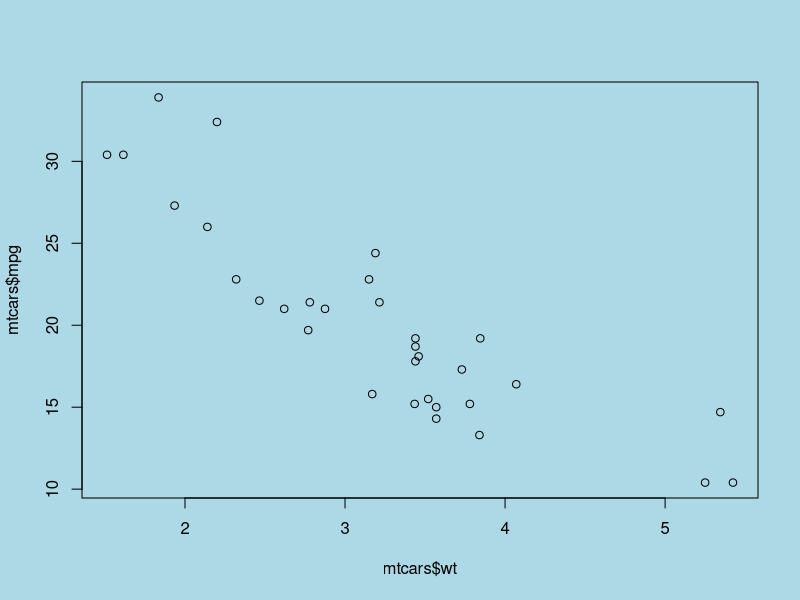
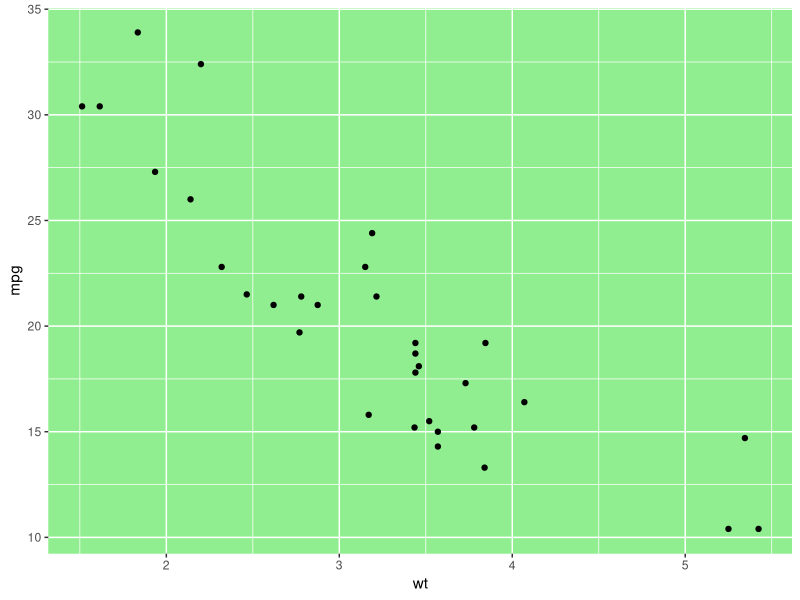
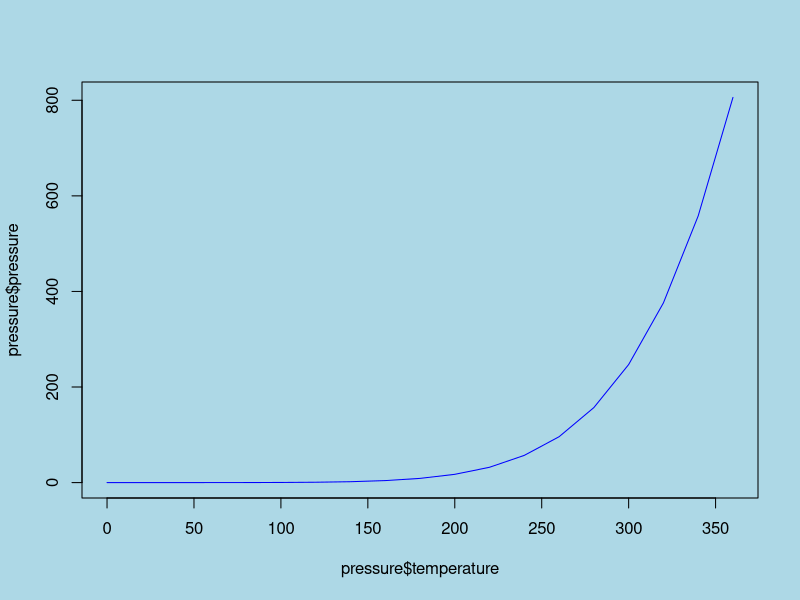
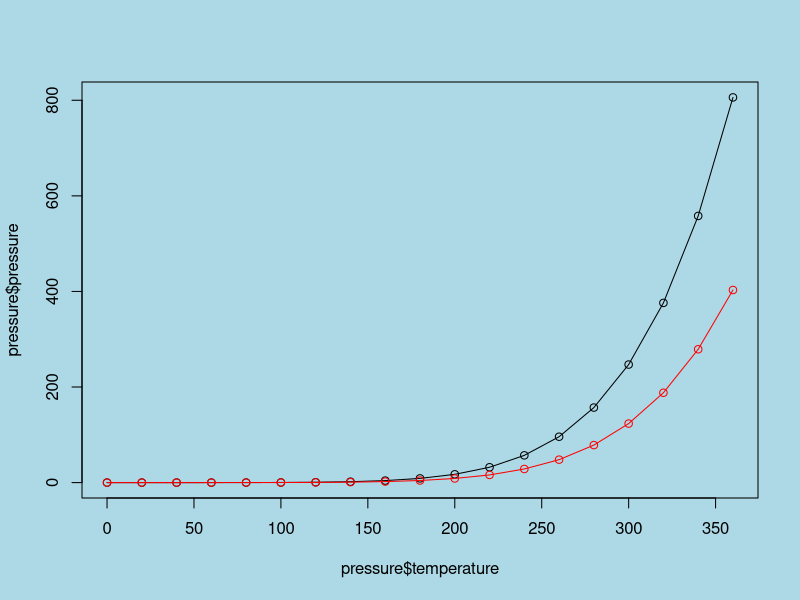
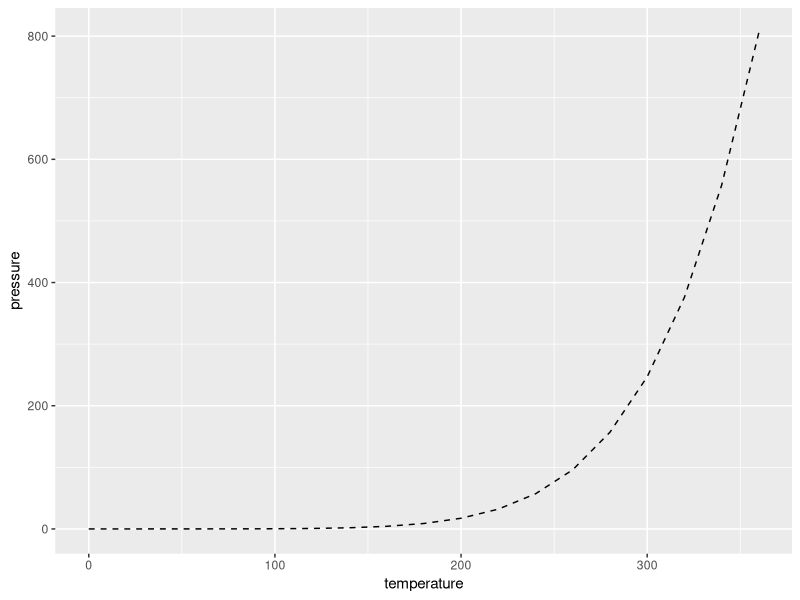
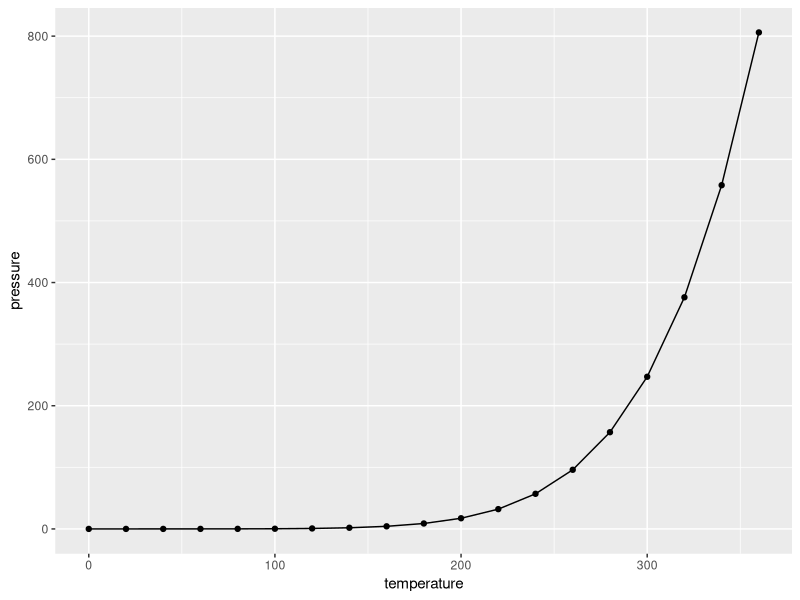
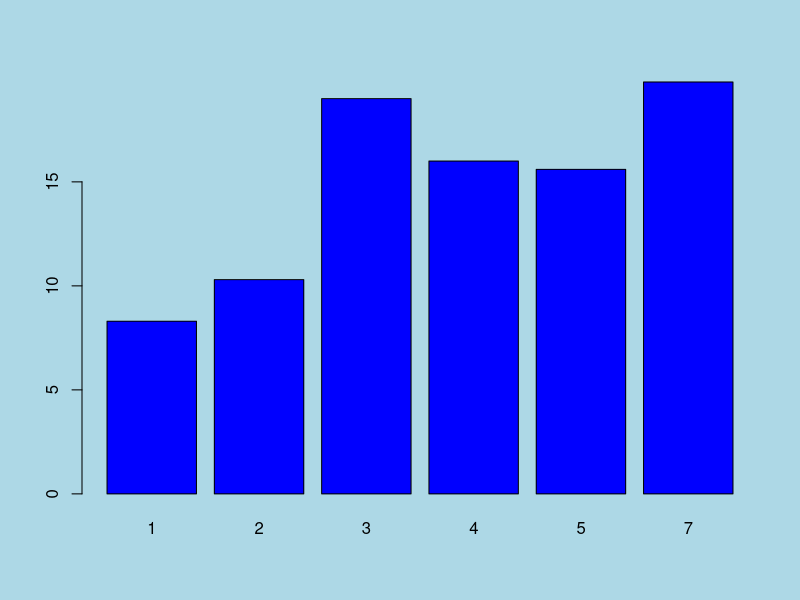
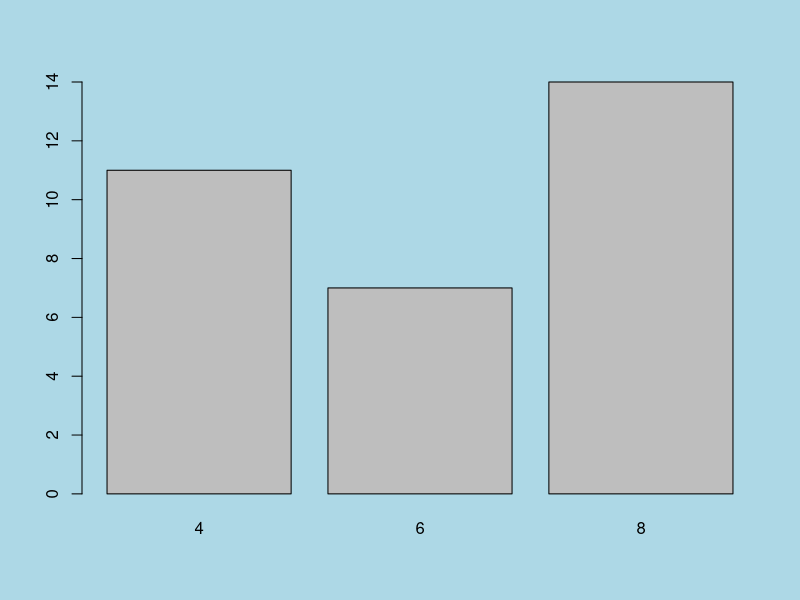

Here is the R script that generated these plots, in order:
## ---- chunk 1
knitr::opts_chunk$set(echo = TRUE)
## ---- chunk 2
library(tidyverse)
library(ggplot2)
## ---- chunk 3
par(bg = "light blue")
plot(mtcars$wt, mtcars$mpg)
## ---- chunk 4
ggplot(mtcars, aes(x = wt, y = mpg)) +
  geom_point() +
  theme(panel.background = element_rect(fill = "lightgreen"))
## ---- chunk 5
plot(pressure$temperature, pressure$pressure, type = "l", col = "blue")
## ---- chunk 6
plot(pressure$temperature, pressure$pressure, type = "l")
points(pressure$temperature, pressure$pressure)

lines(pressure$temperature, pressure$pressure/2, col = "red")
points(pressure$temperature, pressure$pressure/2, col = "red")
## ---- chunk 7
ggplot(pressure, aes(x = temperature, y = pressure)) +
  geom_line(linetype = "dashed")
## ---- chunk 8
ggplot(pressure, aes(x = temperature, y = pressure)) +
  geom_line() +
  geom_point()
## ---- chunk 9
barplot(BOD$demand, names.arg = BOD$Time, col = "blue")
## ---- chunk 10
table(mtcars$cyl)
## ---- chunk 11
barplot(table(mtcars$cyl))
## ---- chunk 12
# Bar graph of values. This uses the BOD data frame, with the
# "Time" column for x values and the "demand" column for y values.
ggplot(BOD, aes(x = Time, y = demand)) +
  geom_col()

# Convert the x variable to a factor, so that it is treated as discrete
ggplot(BOD, aes(x = factor(Time), y = demand)) +
  geom_col()
## ---- chunk 13
# Bar graph of counts This uses the mtcars data frame, with the "cyl" column for
# x position. The y position is calculated by counting the number of rows for
# each value of cyl.
ggplot(mtcars, aes(x = cyl)) +
  geom_bar()

# Bar graph of counts
ggplot(mtcars, aes(x = factor(cyl))) +
  geom_bar()
## ---- chunk 14
hist(mtcars$mpg)

# Specify approximate number of bins with breaks
hist(mtcars$mpg, breaks = 10, col = "pink")
## ---- chunk 15
ggplot(mtcars, aes(x = mpg)) +
  geom_histogram()

# With wider bins
ggplot(mtcars, aes(x = mpg)) +
  geom_histogram(binwidth = 4, fill = "orange", col= I("red"))
